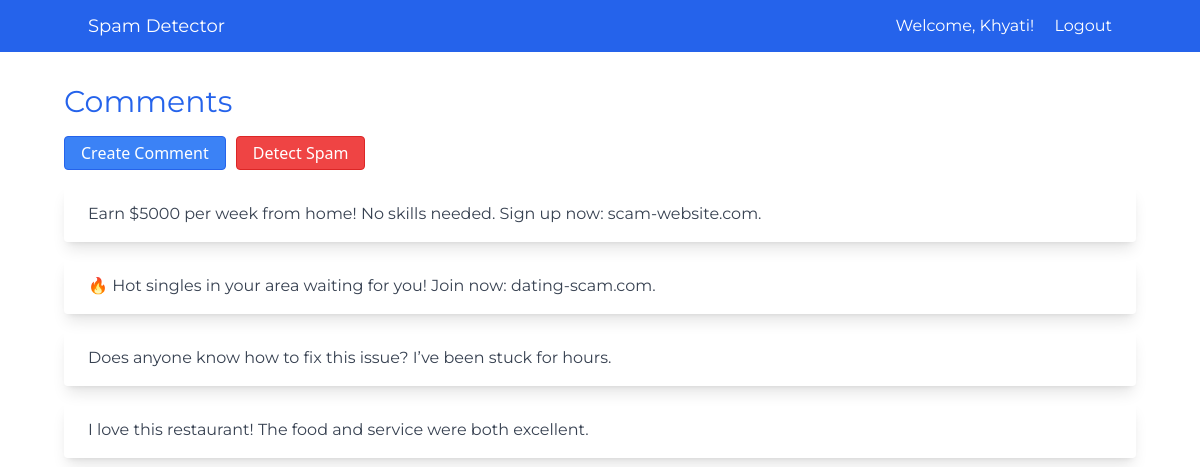
The app's page / (signed in) with its own data.
### spamfilter/models.py (models this page shows)
class Comment(models.Model):
    text=models.TextField()
    user=models.ForeignKey(User,on_delete=models.CASCADE)
    post_time=models.DateTimeField(auto_now_add=True)
    def __str__(self) -> str:
        return self.text

### spamfilter/views.py (the view)
# urls.py: path('',comments,name='comments'),
def comments(request):
    comments=Comment.objects.all()
    context={"comments":comments}
    return render(request,"comments.html",context)

### spamfilter/templates/comments.html (shortened to what this page needs)
{% extends 'base.html' %}
{% block content %}
    <h2 class="text-3xl mb-4 text-blue-600" style="font-family: 'Montserrat', sans-serif;">Comments</h2>
    <div class="button-container">
        <button class="text-white bg-blue-500 border border-blue-600 py-1 px-4 rounded hover:bg-blue-700"
        onclick="handleCreateComment()">
            Create Comment
        </button>
            <button class="text-white bg-red-500 border border-red-600 py-1 px-4 rounded hover:bg-red-700" hx-get="{% url 'check_spam'%}"
            hx-target="#comments" hx-swap="outerHTML">
                Detect Spam
            </button>
    </div>
    <div class="space-y-4 mb-8" style="font-family: 'Montserrat', sans-serif;" id="comments">
        {% for comment in comments %}
        <div class="mx-auto rounded overflow-hidden shadow-lg">
            <div class="px-6 py-4">
              <p class="text-gray-700 text-base">
                {{ comment }}
              </p>
            </div>
          </div>
          {% endfor %}
    </div>
{% endblock content %}

### spamfilter/templates/base.html (shortened to what this page needs)
<!DOCTYPE html>
<html lang="en">
<head>
    <script src="https://cdn.tailwindcss.com"></script>
</head>
<body hx-headers='{"X-CSRFToken": "{{ csrf_token }}"}'>
    <nav class="bg-blue-600 p-3" style="font-family: 'Montserrat', sans-serif;">
        <div class="container mx-auto">
            <div class="flex justify-between items-center">
                <a href="{% url 'comments' %}" class="text-white text-lg">Spam Detector</a>
                    <div>
                        {% if user.is_authenticated %}
                            <span class="text-white mr-4">Welcome, {{ user.username }}!</span>
                            <a href="{% url 'logout' %}" class="text-white">Logout</a>
                        {% else %}
                            <a href="{% url 'login' %}" class="text-white px-2">Login</a><span class="text-white">|</span>
                            <a href="{% url 'register' %}" class="text-white px-2">Register</a>
                        {% endif %}
                    </div>
            </div>
        </div>
    </nav>
    <div class="mx-16 mt-8">
        {% block content %}
        {% endblock %}
    </div>
</body>
</html>

### spamfilter/templates/comments.html (style rules this page uses)
.button-container { display: flex; gap: 10px; margin-bottom: 16px; }

### records on screen
Comment: text "Earn $5000 per week from home! No skills needed. Sign up now: scam-website.com."
Comment: text "🔥 Hot singles in your area waiting for you! Join now: dating-scam.com."
Comment: text "Does anyone know how to fix this issue? I’ve been stuck for hours."
Comment: text "I love this restaurant! The food and service were both excellent."

### other values on screen
{{ user.username }} "Khyati"
